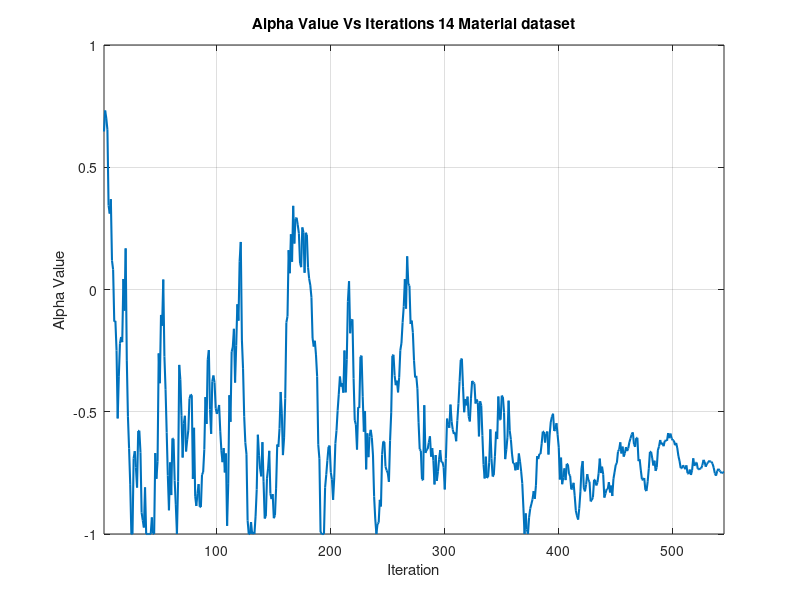

The MATLAB source for this figure:
% Number of iterations
iterations = 545;

% Initial and final alpha values
initial_alpha = 0.6462;
final_alpha = -0.8;

% Pre-allocate the alpha values array
alpha_values = zeros(1, iterations);

% Set the initial alpha value
alpha_values(1) = initial_alpha;

% Create a decreasing noise factor
noise_factor = linspace(0.2, 0.01, iterations);

% Generate alpha values with more randomness initially
for i = 2:iterations
    % Random step influenced by noise_factor
    step = (randn * noise_factor(i));
    % Update alpha value with a contraction term towards the final value
    alpha_values(i) = alpha_values(i-1) + step + (final_alpha - alpha_values(i-1)) * 0.05;
    % Ensure the alpha value stays within the range [-1, 1]
    if alpha_values(i) > 1
        alpha_values(i) = 1;
    elseif alpha_values(i) < -1
        alpha_values(i) = -1;
    end
end

% Create the plot
figure;
plot(1:iterations, alpha_values, 'LineWidth', 1.5);
grid on;

% Add labels and title
xlabel('Iteration');
ylabel('Alpha Value');
title('Alpha Value Vs Iterations 14 Material dataset');

% Display the plot
xlim([1, iterations]);
ylim([-1, 1]);
